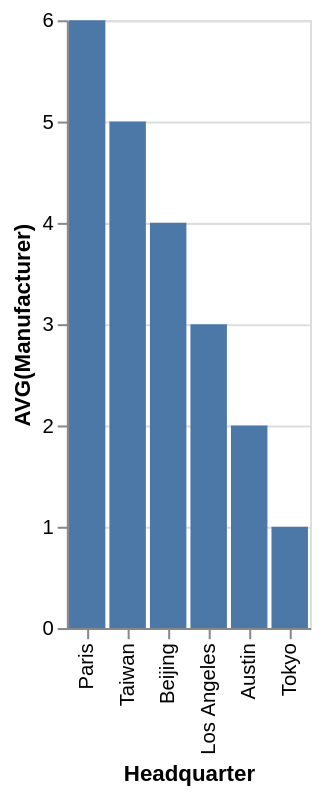

Describe this chart as a Vega-Lite specification.
### Vega-Lite specification from a JSON file in a GitHub repository (floating-point values rounded to 4 significant figures)
{"data": {"values": [{"x_data": "Paris", "y_data": 6}, {"x_data": "Taiwan", "y_data": 5}, {"x_data": "Beijing", "y_data": 4}, {"x_data": "Los Angeles", "y_data": 3}, {"x_data": "Austin", "y_data": 2}, {"x_data": "Tokyo", "y_data": 1}]}, "mark": "bar", "encoding": {"x": {"field": "x_data", "type": "nominal", "title": "Headquarter", "sort": {"op": "sum", "field": "y_data", "order": "descending"}}, "y": {"field": "y_data", "type": "quantitative", "title": "AVG(Manufacturer)"}}}
